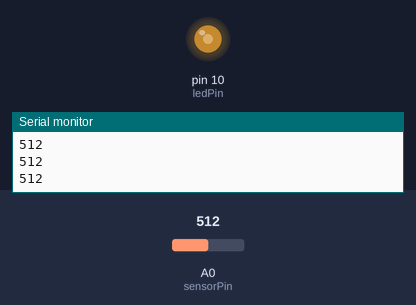
The sketch below on a simulated Arduino Uno, built with avr-gcc and run on an emulated ATmega328P. Parts: output pins drawn as LEDs (lit = HIGH), the last lines printed to the serial monitor. The inputs (shaded band) are chosen by the test bench; at power-on: A0 (sensorPin) = 512.

Above: at 1.2 s.
1.3 s: A0 (sensorPin) set to 306
At 1.8 s:
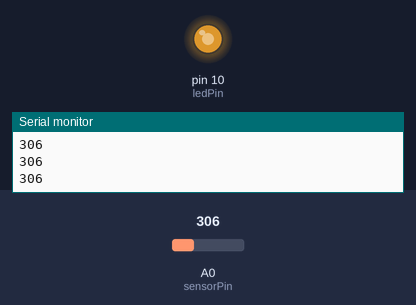
2.8 s: A0 (sensorPin) set to 122
At 3.3 s:
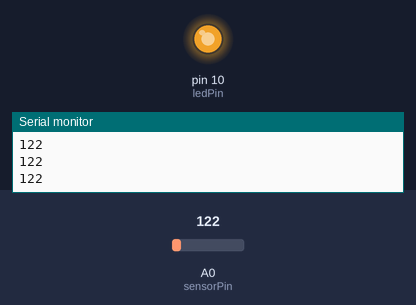
4.3 s: A0 (sensorPin) set to 900
At 4.8 s:
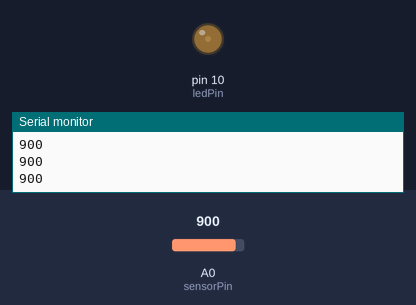
5.8 s: A0 (sensorPin) set to 1023
At 6.3 s:
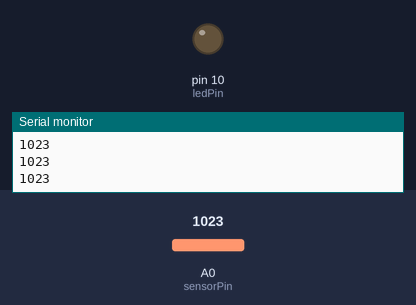
7.3 s: A0 (sensorPin) set to 511
At 8.5 s:
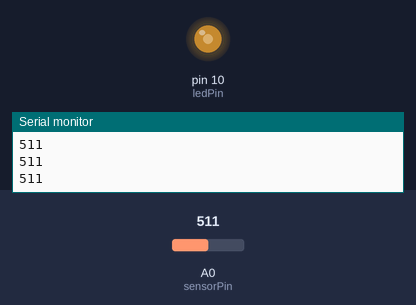
Timing chart, 0 to 9.8 s (numbered marks = the images above; inputs shaded):
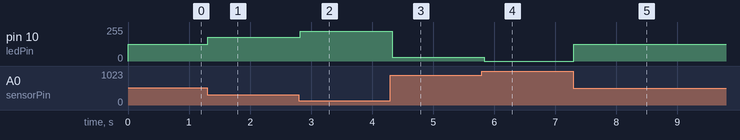

Measured:
- after the input at 1.3 s, pin 10 (ledPin): 127/255 → 178/255 at once
- after the input at 2.8 s, pin 10 (ledPin): 178/255 → 224/255 at once
- after the input at 4.3 s, pin 10 (ledPin): 224/255 → 30/255 at once
- after the input at 5.8 s, pin 10 (ledPin): 30/255 → 0/255 at once
- after the input at 7.3 s, pin 10 (ledPin): 0/255 → 127/255 at once

The sketch:

2_7_Analog-Input.ino
```cpp
const int sensorPin = A0;
const int ledPin = 10;

void setup() {
    pinMode(ledPin, OUTPUT);
    Serial.begin(9600);
}

void loop() {
    int lightAmount = analogRead(sensorPin);
    Serial.println(lightAmount);

    // Map light amount (assuming values range from 0 to 1023)
    int ledBrightness = map(lightAmount, 1023, 0, 0, 255);

    analogWrite(ledPin, ledBrightness);
    delay(50);
}
```
